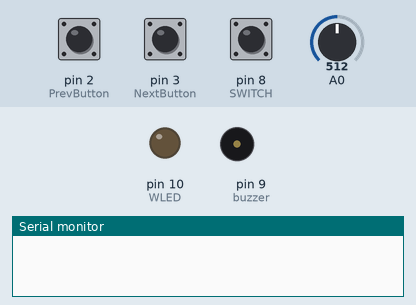
Recording of a sketch running on a simulated Arduino Uno, built with avr-gcc and run on an emulated ATmega328P. Shown: output pins drawn as LEDs (lit = HIGH), buzzer (waves = sounding), the last lines printed to the serial monitor. The inputs (shaded band) are chosen by the test bench; at power-on: pin 2 (PrevButton) HIGH, A0 = 512, pin 8 (SWITCH) HIGH, pin 3 (NextButton) HIGH.

Above: at 1.2 s.
1.3 s: pin 2 (PrevButton) pulled LOW for 0.15 s
At 1.69 s:
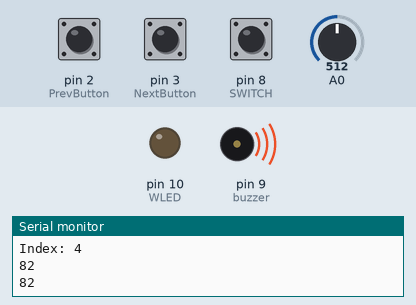
4.4 s: A0 set to 111
7.4 s: A0 set to 92
At 7.57 s:
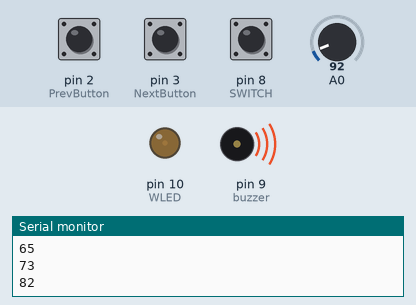
10.4 s: pin 8 (SWITCH) pulled LOW for 0.15 s
At 10.73 s:
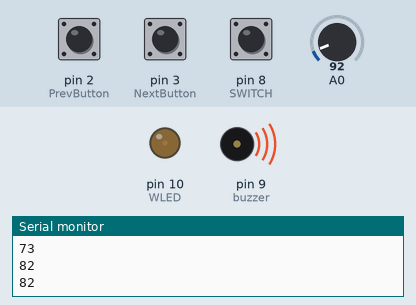
13.4 s: pin 8 (SWITCH) pulled LOW for 1 s
At 14.5 s:
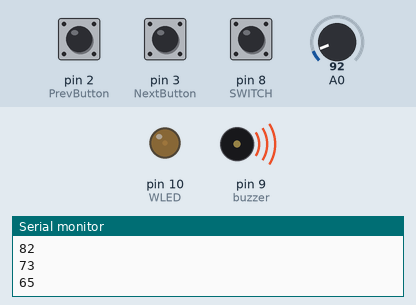
16.4 s: pin 8 (SWITCH) pulled LOW for 3.2 s
At 21.17 s:
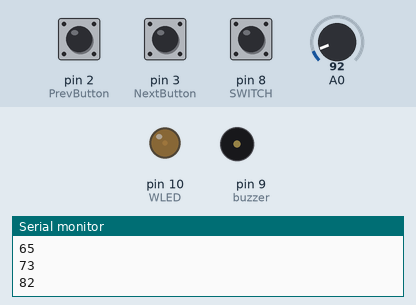
Timing chart, 0 to 22.1 s (numbered marks = the images above; inputs shaded):
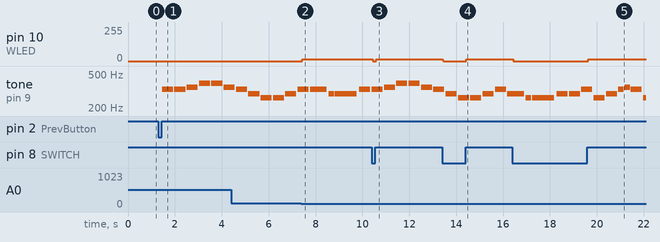

Measured:
- after the input at 1.3 s, tone on pin 9 (buzzer): plays 330 Hz for 0.47 s, 330 Hz for 0.47 s, 349 Hz for 0.47 s, 392 Hz for 0.47 s, 392 Hz for 0.47 s, 349 Hz for 0.31 s, starting after 0.16 s
- after the input at 7.4 s, pin 10 (WLED): 0/255 → 12/255 at once
- after the input at 10.4 s, pin 10 (WLED): 12/255 → 0/255 at once, → 12/255 0.15 s later
- after the input at 13.4 s, pin 10 (WLED): 12/255 → 0/255 at once, → 12/255 1.0 s later
- after the input at 16.4 s, pin 10 (WLED): 12/255 → 0/255 at once, → 12/255 3.2 s later

The sketch:

Arduino-Project1.ino
```cpp
/*////////////////////////////////////////////////
Project one: Music Player
The music player allows you to select from a range of pre-installed tunes.
More information and source code: https://github.com/GHPHAM/Arduino-Project1/

*/////////////////////////////////////////////////

// System integration by Huy Pham
// Put your name here if you integrated something yourself.

//#include <cmath>
#include "pitches.h"
#define REST      0

// change this to whichever pin you want to use
const byte buzzer = 9;
const byte PrevButton = 2;
const byte NextButton = 3;
const byte RLED = 7; // Red light

// pitchLED.h
// Van Lai Sy - 9/25/2024
#include "pitchLED.h"

// music.h
// musicPlayer.h
// Huy Pham - 9/20/2024
#include "music.h"
#include "musicPlayer.h"

// nightLight.h
// Adrian Miranda - 10/2/2024
//#include "nightLight.h"
#include "nightlight.h"


// INITIALIZING GLOBAL VARIABLES
bool PrevlastButton = LOW;
bool PrevcurrentButton = LOW;
bool NextlastButton = LOW;
bool NextcurrentButton = LOW;

byte index = 0; // Currently at 0 (no song is playing)
byte prevIndex = 0;
const byte maxIndex = 4; // Set up max index to fit the number of musics we have (currently 3)


void setup() {

  Serial.begin(9600); //Start Serial Communication

  pinMode(PrevButton, INPUT);
  pinMode(NextButton, INPUT);

  PrevlastButton = digitalRead(PrevButton);
  NextlastButton = digitalRead(NextButton);
}


bool debounce(bool last, byte BUTTON)
{
  bool current = digitalRead(BUTTON); //Read the button state
  if (last != current) //if it's different...
  {
    delay(5); //wait 5ms
    current = digitalRead(BUTTON); //read it again
  }
  return current; //return the current value
}

void loop() {
  lightLoop();

  isChangingMusic = false;

  PrevcurrentButton = debounce(PrevlastButton, PrevButton);
  //PrevcurrentButton = digitalRead(PrevButton);
  if (PrevcurrentButton == HIGH && PrevlastButton == LOW) // Going back
  {
    if (index <= 1) // If index is at the start, then...
      index = maxIndex; // roll back to the last song
    else
      --index;
  }
  PrevlastButton = PrevcurrentButton;


  NextcurrentButton = debounce(NextlastButton, NextButton);
  //NextcurrentButton = digitalRead(NextButton);
  if (NextcurrentButton == HIGH && NextlastButton == LOW) // Going forward
  {
    if (index >= maxIndex) // If index is at max, then...
      index = 1; // roll back to 1
    else
      ++index;
  }
  NextlastButton = NextcurrentButton;

  // Debugger
  if (prevIndex != index)
  {
    isChangingMusic = true;
    prevIndex = index;
    Serial.print(F("Index: "));
    Serial.println(index);
    selectMusic(index);
  }

  // Continue
  if (isPlayingMusic) {
    selectMusic(index);
  }
}
```

music.h
```cpp
/*//////////////////////////////////////////////
musicPlayer.h
Huy Pham - 9/20/2024
Adapted from https://github.com/robsoncouto/arduino-songs

Storage for the musics that will be played by the driver

Unfortunately I have to truncate a lot of these musics since they will not fit the ram
I tried fitting it on the onboard memeory, but they will break
*////////////////////////////////////////////////

/*///////////////////////////////////////////////
  MUSICS
*////////////////////////////////////////////////

// notes of the melody followed by the duration.
// a 4 means a quarter note, 8 an eighteenth , 16 sixteenth, so on
// !!negative numbers are used to represent dotted notes,
// so -4 means a dotted quarter note, that is, a quarter plus an eighteenth!!
const int NeverGonnaGiveYouUp[] = { //114
  /*
  Never Gonna Give you Up
  Connect a piezo buzzer or speaker to pin 11 or select a new pin.
  More songs available at https://github.com/robsoncouto/arduino-songs

                                              Robson Couto, 2019
  */
  // Never Gonna Give You Up - Rick Astley
  // Score available at https://musescore.com/chlorondria_5/never-gonna-give-you-up_alto-sax
  // Arranged by Chlorondria

  NOTE_D5,-4, NOTE_E5,-4, NOTE_A4,4, //1
  NOTE_E5,-4, NOTE_FS5,-4, NOTE_A5,16, NOTE_G5,16, NOTE_FS5,8,
  NOTE_D5,-4, NOTE_E5,-4, NOTE_A4,2,
  NOTE_A4,16, NOTE_A4,16, NOTE_B4,16, NOTE_D5,8, NOTE_D5,16,
  NOTE_D5,-4, NOTE_E5,-4, NOTE_A4,4, //repeat from 1
  NOTE_E5,-4, NOTE_FS5,-4, NOTE_A5,16, NOTE_G5,16, NOTE_FS5,8,
  NOTE_D5,-4, NOTE_E5,-4, NOTE_A4,2,
  NOTE_A4,16, NOTE_A4,16, NOTE_B4,16, NOTE_D5,8, NOTE_D5,16,

    /*
  REST,4, NOTE_B4,8, NOTE_CS5,8, NOTE_D5,8, NOTE_D5,8, NOTE_E5,8, NOTE_CS5,-8,
  NOTE_B4,16, NOTE_A4,2, REST,4,

  REST,8, NOTE_B4,8, NOTE_B4,8, NOTE_CS5,8, NOTE_D5,8, NOTE_B4,4, NOTE_A4,8, //7
  NOTE_A5,8, REST,8, NOTE_A5,8, NOTE_E5,-4, REST,4,
  NOTE_B4,8, NOTE_B4,8, NOTE_CS5,8, NOTE_D5,8, NOTE_B4,8, NOTE_D5,8, NOTE_E5,8, REST,8,
  REST,8, NOTE_CS5,8, NOTE_B4,8, NOTE_A4,-4, REST,4,
  REST,8, NOTE_B4,8, NOTE_B4,8, NOTE_CS5,8, NOTE_D5,8, NOTE_B4,8, NOTE_A4,4,
  NOTE_E5,8, NOTE_E5,8, NOTE_E5,8, NOTE_FS5,8, NOTE_E5,4, REST,4,

  NOTE_D5,2, NOTE_E5,8, NOTE_FS5,8, NOTE_D5,8, //13
  NOTE_E5,8, NOTE_E5,8, NOTE_E5,8, NOTE_FS5,8, NOTE_E5,4, NOTE_A4,4,
  REST,2, NOTE_B4,8, NOTE_CS5,8, NOTE_D5,8, NOTE_B4,8,
  REST,8, NOTE_E5,8, NOTE_FS5,8, NOTE_E5,-4, NOTE_A4,16, NOTE_B4,16, NOTE_D5,16, NOTE_B4,16,
  NOTE_FS5,-8, NOTE_FS5,-8, NOTE_E5,-4, NOTE_A4,16, NOTE_B4,16, NOTE_D5,16, NOTE_B4,16,
  NOTE_E5,-8, NOTE_E5,-8, NOTE_D5,-8, NOTE_CS5,16, NOTE_B4,-8, NOTE_A4,16, NOTE_B4,16, NOTE_D5,16, NOTE_B4,16, //18
  NOTE_D5,4, NOTE_E5,8, NOTE_CS5,-8, NOTE_B4,16, NOTE_A4,8, NOTE_A4,8, NOTE_A4,8,
  NOTE_E5,4, NOTE_D5,2, NOTE_A4,16, NOTE_B4,16, NOTE_D5,16, NOTE_B4,16,
  NOTE_FS5,-8, NOTE_FS5,-8, NOTE_E5,-4, NOTE_A4,16, NOTE_B4,16, NOTE_D5,16, NOTE_B4,16,
  NOTE_A5,4, NOTE_CS5,8, NOTE_D5,-8, NOTE_CS5,16, NOTE_B4,8, NOTE_A4,16, NOTE_B4,16, NOTE_D5,16, NOTE_B4,16,
  NOTE_D5,4, NOTE_E5,8, NOTE_CS5,-8, NOTE_B4,16, NOTE_A4,4, NOTE_A4,8,  //23
  NOTE_E5,4, NOTE_D5,2, REST,4,
  REST,8, NOTE_B4,8, NOTE_D5,8, NOTE_B4,8, NOTE_D5,8, NOTE_E5,4, REST,8,
  REST,8, NOTE_CS5,8, NOTE_B4,8, NOTE_A4,-4, REST,4,
  REST,8, NOTE_B4,8, NOTE_B4,8, NOTE_CS5,8, NOTE_D5,8, NOTE_B4,8, NOTE_A4,4,
  REST,8, NOTE_A5,8, NOTE_A5,8, NOTE_E5,8, NOTE_FS5,8, NOTE_E5,8, NOTE_D5,8,

  REST,8, NOTE_A4,8, NOTE_B4,8, NOTE_CS5,8, NOTE_D5,8, NOTE_B4,8, //29
  REST,8, NOTE_CS5,8, NOTE_B4,8, NOTE_A4,-4, REST,4,
  NOTE_B4,8, NOTE_B4,8, NOTE_CS5,8, NOTE_D5,8, NOTE_B4,8, NOTE_A4,4, REST,8,
  REST,8, NOTE_E5,8, NOTE_E5,8, NOTE_FS5,4, NOTE_E5,-4,
  NOTE_D5,2, NOTE_D5,8, NOTE_E5,8, NOTE_FS5,8, NOTE_E5,4,
  NOTE_E5,8, NOTE_E5,8, NOTE_FS5,8, NOTE_E5,8, NOTE_A4,8, NOTE_A4,4,
  REST,-4, NOTE_A4,8, NOTE_B4,8, NOTE_CS5,8, NOTE_D5,8, NOTE_B4,8, //35
  REST,8, NOTE_E5,8, NOTE_FS5,8, NOTE_E5,-4, NOTE_A4,16, NOTE_B4,16, NOTE_D5,16, NOTE_B4,16,
  NOTE_FS5,-8, NOTE_FS5,-8, NOTE_E5,-4, NOTE_A4,16, NOTE_B4,16, NOTE_D5,16, NOTE_B4,16,
  NOTE_E5,-8, NOTE_E5,-8, NOTE_D5,-8, NOTE_CS5,16, NOTE_B4,8, NOTE_A4,16, NOTE_B4,16, NOTE_D5,16, NOTE_B4,16,
  NOTE_D5,4, NOTE_E5,8, NOTE_CS5,-8, NOTE_B4,16, NOTE_A4,4, NOTE_A4,8,
   NOTE_E5,4, NOTE_D5,2, NOTE_A4,16, NOTE_B4,16, NOTE_D5,16, NOTE_B4,16, //40
  NOTE_FS5,-8, NOTE_FS5,-8, NOTE_E5,-4, NOTE_A4,16, NOTE_B4,16, NOTE_D5,16, NOTE_B4,16,
  NOTE_A5,4, NOTE_CS5,8, NOTE_D5,-8, NOTE_CS5,16, NOTE_B4,8, NOTE_A4,16, NOTE_B4,16, NOTE_D5,16, NOTE_B4,16,
  NOTE_D5,4, NOTE_E5,8, NOTE_CS5,-8, NOTE_B4,16, NOTE_A4,4, NOTE_A4,8,
  NOTE_E5,4, NOTE_D5,2, NOTE_A4,16, NOTE_B4,16, NOTE_D5,16, NOTE_B4,16,

  NOTE_FS5,-8, NOTE_FS5,-8, NOTE_E5,-4, NOTE_A4,16, NOTE_B4,16, NOTE_D5,16, NOTE_B4,16, //45
  NOTE_A5,4, NOTE_CS5,8, NOTE_D5,-8, NOTE_CS5,16, NOTE_B4,8, NOTE_A4,16, NOTE_B4,16, NOTE_D5,16, NOTE_B4,16,
  NOTE_D5,4, NOTE_E5,8, NOTE_CS5,-8, NOTE_B4,16, NOTE_A4,4, NOTE_A4,8,
  NOTE_E5,4, NOTE_D5,2, NOTE_A4,16, NOTE_B4,16, NOTE_D5,16, NOTE_B4,16,
  NOTE_FS5,-8, NOTE_FS5,-8, NOTE_E5,-4, NOTE_A4,16, NOTE_B4,16, NOTE_D5,16, NOTE_B4,16, //45

  NOTE_A5,4, NOTE_CS5,8, NOTE_D5,-8, NOTE_CS5,16, NOTE_B4,8, NOTE_A4,16, NOTE_B4,16, NOTE_D5,16, NOTE_B4,16,
  NOTE_D5,4, NOTE_E5,8, NOTE_CS5,-8, NOTE_B4,16, NOTE_A4,4, NOTE_A4,8,
  NOTE_E5,4, NOTE_D5,2, REST,4
  */
};

const int TakeOnMe[] = { //140
  /*
  Take on me
  Connect a piezo buzzer or speaker to pin 11 or select a new pin.
  More songs available at https://github.com/robsoncouto/arduino-songs

                                              Robson Couto, 2019
  */
  // Take on me, by A-ha
  // Score available at https://musescore.com/user/27103612/scores/4834399
  // Arranged by Edward Truong

  NOTE_FS5,8, NOTE_FS5,8,NOTE_D5,8, NOTE_B4,8, REST,8, NOTE_B4,8, REST,8, NOTE_E5,8,
  REST,8, NOTE_E5,8, REST,8, NOTE_E5,8, NOTE_GS5,8, NOTE_GS5,8, NOTE_A5,8, NOTE_B5,8,
  NOTE_A5,8, NOTE_A5,8, NOTE_A5,8, NOTE_E5,8, REST,8, NOTE_D5,8, REST,8, NOTE_FS5,8,
  REST,8, NOTE_FS5,8, REST,8, NOTE_FS5,8, NOTE_E5,8, NOTE_E5,8, NOTE_FS5,8, NOTE_E5,8,
  NOTE_FS5,8, NOTE_FS5,8,NOTE_D5,8, NOTE_B4,8, REST,8, NOTE_B4,8, REST,8, NOTE_E5,8,
  REST,8, NOTE_E5,8, REST,8, NOTE_E5,8, NOTE_GS5,8, NOTE_GS5,8, NOTE_A5,8, NOTE_B5,8,
  NOTE_A5,8, NOTE_A5,8, NOTE_A5,8, NOTE_E5,8, REST,8, NOTE_D5,8, REST,8, NOTE_FS5,8,
  REST,8, NOTE_FS5,8, REST,8, NOTE_FS5,8, NOTE_E5,8, NOTE_E5,8, NOTE_FS5,8, NOTE_E5,8,

  /*
  NOTE_FS5,8, NOTE_FS5,8,NOTE_D5,8, NOTE_B4,8, REST,8, NOTE_B4,8, REST,8, NOTE_E5,8,
  REST,8, NOTE_E5,8, REST,8, NOTE_E5,8, NOTE_GS5,8, NOTE_GS5,8, NOTE_A5,8, NOTE_B5,8,

  NOTE_A5,8, NOTE_A5,8, NOTE_A5,8, NOTE_E5,8, REST,8, NOTE_D5,8, REST,8, NOTE_FS5,8,
  REST,8, NOTE_FS5,8, REST,8, NOTE_FS5,8, NOTE_E5,8, NOTE_E5,8, NOTE_FS5,8, NOTE_E5,8,
  */
};

const int MyLittlePony[] = {
  // Original piece arranged by Huy Pham

  // Allegretto (First phrase)
  NOTE_E5, 8, NOTE_G5, 8, NOTE_E5, 8, NOTE_D5, 4, NOTE_G5, -4, // "My little po-ny"
  NOTE_C5, 8, NOTE_D5, 8, NOTE_C5, 8, NOTE_B4, 4, NOTE_G4, -4, // "My little po-ny"
  NOTE_A4, 4, NOTE_B4, 4, NOTE_C5, 4, NOTE_D5, 4,//"ah ah ah ah"

  // Lively (Second phrase)
  NOTE_C5, 2, NOTE_B4, 8, NOTE_C5, 4, NOTE_D5, 4, NOTE_C5, 2, // "My little po-ny"
  REST, 8, NOTE_E5, 8, NOTE_E5, 8, NOTE_E5, 8, NOTE_E5, 4, NOTE_C5, 4, //"I used to wonder"
  NOTE_D5, 4, NOTE_C5, 8, NOTE_E5, 4, NOTE_D5, 4, NOTE_C5, 4, // "What friendship could be"

  // Third phrase
  NOTE_C5, 2, NOTE_B4, 8, NOTE_C5, 4, NOTE_D5, 4, NOTE_C5, 2, // "My little po-ny"
  NOTE_C5, 8, NOTE_D5, 8, NOTE_E5, 8, NOTE_G5, 4, NOTE_G5, 4, // "Until you all shared"
  NOTE_E5, 4, NOTE_D5, 4, NOTE_C5, 8, NOTE_E5, 4, NOTE_D5, 2, // "its magic with me"

  /*
  // Fourth phrase
  NOTE_C5, 8, NOTE_C5, 8, NOTE_C5, 4, NOTE_C5, 4, // "Big adventures"
  NOTE_G5, 8, NOTE_A5, 4, NOTE_G5, -4, // "Tons of funs"
  NOTE_C5, 8, NOTE_D5, 8, NOTE_D5, 8, NOTE_D5, 4, NOTE_D5, 4, // "A beautiful heart"
  NOTE_D5, 4, NOTE_D5, 8, NOTE_E5, 4, NOTE_D5, -2, // "Faithful and strong"


  // Fifth phrase
  NOTE_C5, 8, NOTE_D5, 4, NOTE_E5, 4, NOTE_C5, 8, // "Sharing kindness"
  NOTE_C5, 8, NOTE_C5, 8, NOTE_G5, 8, NOTE_A5, 4, NOTE_G5, -4, // "It's an easy feat"


  // Sixth phrase
  NOTE_C5, 4, NOTE_D5, 4, NOTE_D5, 4, NOTE_D5, 4, NOTE_E5, 4, NOTE_A5, 4, NOTE_G5, 8, NOTE_G5, 4, // "And magic makes it all complete"
  NOTE_E5, 8, NOTE_F5, 4, NOTE_C5, 2, NOTE_B4, 8, NOTE_C5, 4, NOTE_D5, 4, NOTE_C5, -2, // "You have My Little Pony"

  // Seventh phrase
  NOTE_C5, 8, NOTE_D5, 8, NOTE_E5, 4, NOTE_C5, 8, NOTE_F5, 4, NOTE_E5, 4, NOTE_D5, 4, NOTE_C5, 4, NOTE_E5, 2,  // "Do you know you are my very best"
  NOTE_C5, 2, NOTE_B4, 2, NOTE_C5, 2, NOTE_D5, 2, NOTE_C5, 1,// "friends"
  */
};

const int odeToJoy[] = {


  NOTE_E4,4,  NOTE_E4,4,  NOTE_F4,4,  NOTE_G4,4,//1
  NOTE_G4,4,  NOTE_F4,4,  NOTE_E4,4,  NOTE_D4,4,
  NOTE_C4,4,  NOTE_C4,4,  NOTE_D4,4,  NOTE_E4,4,
  NOTE_E4,-4, NOTE_D4,8,  NOTE_D4,2,

  NOTE_E4,4,  NOTE_E4,4,  NOTE_F4,4,  NOTE_G4,4,//4
  NOTE_G4,4,  NOTE_F4,4,  NOTE_E4,4,  NOTE_D4,4,
  NOTE_C4,4,  NOTE_C4,4,  NOTE_D4,4,  NOTE_E4,4,
  NOTE_D4,-4,  NOTE_C4,8,  NOTE_C4,2,

  NOTE_D4,4,  NOTE_D4,4,  NOTE_E4,4,  NOTE_C4,4,//8
  NOTE_D4,4,  NOTE_E4,8,  NOTE_F4,8,  NOTE_E4,4, NOTE_C4,4,
  NOTE_D4,4,  NOTE_E4,8,  NOTE_F4,8,  NOTE_E4,4, NOTE_D4,4,
  NOTE_C4,4,  NOTE_D4,4,  NOTE_G3,2,

  NOTE_E4,4,  NOTE_E4,4,  NOTE_F4,4,  NOTE_G4,4,//12
  NOTE_G4,4,  NOTE_F4,4,  NOTE_E4,4,  NOTE_D4,4,
  NOTE_C4,4,  NOTE_C4,4,  NOTE_D4,4,  NOTE_E4,4,
  NOTE_D4,-4,  NOTE_C4,8,  NOTE_C4,2

};
```

musicPlayer.h
```cpp
/*////////////////////////////////////////////////
musicPlayer.h
Huy Pham - 9/20/2024
Adapted from https://github.com/robsoncouto/arduino-songs

The driver for the music player.
  Non-blocking delay for smoother user experience.
*////////////////////////////////////////////////

/*///////////////////////////////////////////////
  DRIVERS
*////////////////////////////////////////////////

bool isPlayingMusic = false; // Vanguard to make sure we don't overlap
bool isChangingMusic = false;
unsigned long noteStartMillis = 0;
int currentNote = 0;
int noteDuration = 0;

// Passing the array into the music player function
// Notes are actually x2, but because we increment +2, it's halved.
// arg1 = music array, arg2 = notes * 2, args3 = song tempo

void playNextNote(int melody[], unsigned int notes, unsigned int tempo) {
  // this calculates the duration of a whole note in ms
  unsigned int wholenote = (60000 * 4) / tempo;

  // calculates the duration of each note
  int divider = melody[currentNote + 1];
  if (divider > 0) {
    // regular note
    noteDuration = (wholenote) / divider;
  } else if (divider < 0) {
    // dotted note
    noteDuration = (wholenote) / abs(divider);
    noteDuration *= 1.5;
  }

  // Display LED
  PitchLED(melody[currentNote], RLED);

  // Play the note
  tone(buzzer, melody[currentNote], noteDuration * 0.9);

  // Start timer for this note
  noteStartMillis = millis();
  currentNote += 2; // Move to the next note in the array
}

void playMusic(int melody[], unsigned int notes, unsigned int tempo)
{
  if (!isPlayingMusic || isChangingMusic) {
    currentNote = 0;
    isPlayingMusic = true;
    playNextNote(melody, notes, tempo);
  }

  if (currentNote >= notes) {
    // Music finished
    isPlayingMusic = false;
    noTone(buzzer);

    // Restart LED back to 0
    restartLED(RLED);
    return;
  }

  // If it's time for the next note
  if (millis() - noteStartMillis >= noteDuration) {
    noTone(buzzer);  // Stop the current note
    playNextNote(melody, notes, tempo);
  }
}

// Selecting which array to run
void selectMusic(byte index) // LED pin default to 11
{
    switch(index)
    {
      case 0: // Nothing's playing
      break;

      case 1: // Never gonna give you up
      playMusic(NeverGonnaGiveYouUp, sizeof(NeverGonnaGiveYouUp) / sizeof(NeverGonnaGiveYouUp[0]), 114);
      break;

      case 2:
      playMusic(TakeOnMe, sizeof(TakeOnMe) / sizeof(TakeOnMe[0]), 140);
      break;

      case 3:
      playMusic(MyLittlePony, sizeof(MyLittlePony) / sizeof(MyLittlePony[0]), 140);
      break;

      case 4:
      playMusic(odeToJoy, sizeof(odeToJoy) / sizeof(odeToJoy[0]), 114);
      break;

      // ADD MORE SONGS HERE
    }
}
```

nightlight.h
```cpp
//Automatic Nightlight
const int WLED=10; //Red LED on pin 9 (PWM)
const int LIGHT=0; //Lght Sensor on analog pin 0
const int MIN_LIGHT=0; //Minimum expected light value
const int MAX_LIGHT=100; //Maximum Expected Light value
const int SWITCH=8; //switch is connected to pin 8
int val = 0; //variable to hold the analog reading
void lightSetup()
{
pinMode(SWITCH, INPUT);
pinMode(WLED, OUTPUT); //Set LED pin as output
//Serial.begin(9600);
}
void lightLoop()
{
  if (digitalRead(SWITCH) == LOW) digitalWrite(LIGHT,LOW); //allows for the photosensor to be powered on or off
  else
  {
    val = analogRead(LIGHT); //Read the light sensor
    val = map(val, MIN_LIGHT, MAX_LIGHT, 0, 255);//Map the light reading
    val = constrain(val, 255, 0); //Constrain light value
    analogWrite(WLED, val); //Control the LED
    //Serial.println(val);
    //delay(100);
  }
  if (digitalRead(WLED) == HIGH) digitalWrite(WLED, LOW); //troubleshoots the issue of the light staying on while you turned the switch off
}
```

pitchLED.h
```cpp
/*////////////////////////////////////////////////
pitch.h
Van Lai Sy - 10/2/2024

activates the LED based on the level of the Pitch
if LED is less than or equal 140, the LED will slightly turn the LED off
if LED is less or equal to 0, then the lights shuts off
if not, LED is HIGH
*////////////////////////////////////////////////
void PitchLED(int pitch, int LED) {
  //Serial.println(pitch);
  unsigned int ledBrightness = map(pitch,0,1024,0,255); //8192 ;
  //Serial.println(ledBrightness);
  if (ledBrightness <= 100)
  {
    digitalWrite(LED, 0);
  }
  else if(ledBrightness <= 130 && ledBrightness > 100)
  {
    digitalWrite(LED, 128);
  }
  else
  {
    digitalWrite(LED, 255);
  }
  //brightness value to the LED
  //digitalWrite(LED, ledBrightness);
  Serial.println(ledBrightness);
}

// set LED back to 0;
void restartLED(int LED)
{
    digitalWrite(LED, 0);
}
```

Source omitted: pitches.h (2000 bytes)
